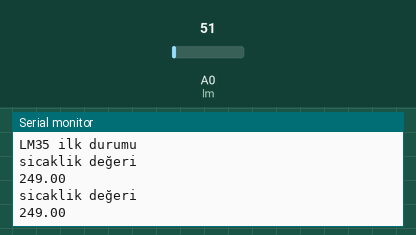
Recording of a sketch running on a simulated Arduino Uno, built with avr-gcc and run on an emulated ATmega328P. On the bench: the last lines printed to the serial monitor. Inputs (shaded band) come from the test bench; at power-on: A0 (lm) = 51.

Above: at 1.8 s.
1.9 s: A0 (lm) set to 61
At 2.8 s:
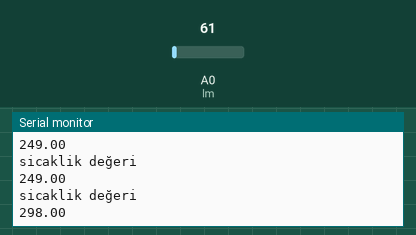
3.4 s: A0 (lm) set to 71
At 4.8 s:
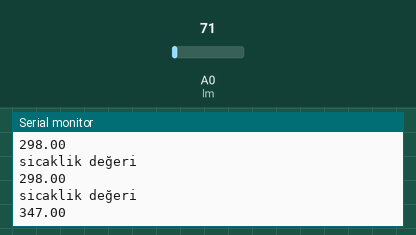
Timing chart, 0 to 6.4 s (numbered marks = the images above; inputs shaded):
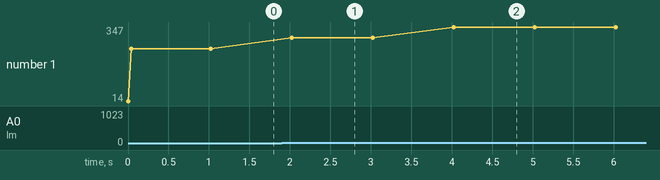

The sketch:

LM35_kullan_m_.ino
```cpp
#define lm A0
float okunan_deger;
float gerilim;
float sicaklik;


void setup() {
Serial.begin(9600);
Serial.println(lm);
Serial.println("LM35 ilk durumu");
}
void loop() {
okunan_deger = analogRead(lm);
sicaklik = map (okunan_deger , 0,1023, 0,5000);
Serial.println("sicaklik değeri");
Serial.println(sicaklik);


//Serial.println(okunan_deger);
//gerilim = ((okunan_deger/1023.0)*5000.0);
//Serial.println(gerilim);

//sicaklik = (gerilim / 10.0);
//Serial.println(sicaklik);

delay(1000);


}
```

Measured:
- after the input at 1.9 s, the serial monitor: prints a new line after 0.12 s (image 1)
- after the input at 3.4 s, the serial monitor: prints a new line after 0.62 s (image 2)
- plotted number 1: 249 → 298 after the input at 1.9 s, 298 → 347 after the input at 3.4 s
